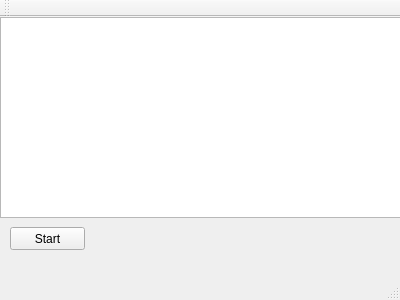
<?xml version="1.0" encoding="UTF-8"?>
<ui version="4.0">
 <class>MainWindow</class>
 <widget class="QMainWindow" name="MainWindow">
  <property name="geometry">
   <rect>
    <x>0</x>
    <y>0</y>
    <width>400</width>
    <height>300</height>
   </rect>
  </property>
  <property name="windowTitle">
   <string>MainWindow</string>
  </property>
  <widget class="QWidget" name="centralWidget">
   <widget class="QPushButton" name="pushButton">
    <property name="geometry">
     <rect>
      <x>10</x>
      <y>210</y>
      <width>75</width>
      <height>23</height>
     </rect>
    </property>
    <property name="text">
     <string>Start</string>
    </property>
   </widget>
   <widget class="QPlainTextEdit" name="plainTextEdit">
    <property name="geometry">
     <rect>
      <x>0</x>
      <y>0</y>
      <width>401</width>
      <height>201</height>
     </rect>
    </property>
   </widget>
  </widget>
  <widget class="QMenuBar" name="menuBar">
   <property name="geometry">
    <rect>
     <x>0</x>
     <y>0</y>
     <width>400</width>
     <height>21</height>
    </rect>
   </property>
  </widget>
  <widget class="QToolBar" name="mainToolBar">
   <attribute name="toolBarArea">
    <enum>TopToolBarArea</enum>
   </attribute>
   <attribute name="toolBarBreak">
    <bool>false</bool>
   </attribute>
  </widget>
  <widget class="QStatusBar" name="statusBar"/>
 </widget>
 <layoutdefault spacing="6" margin="11"/>
 <resources/>
 <connections/>
</ui>
